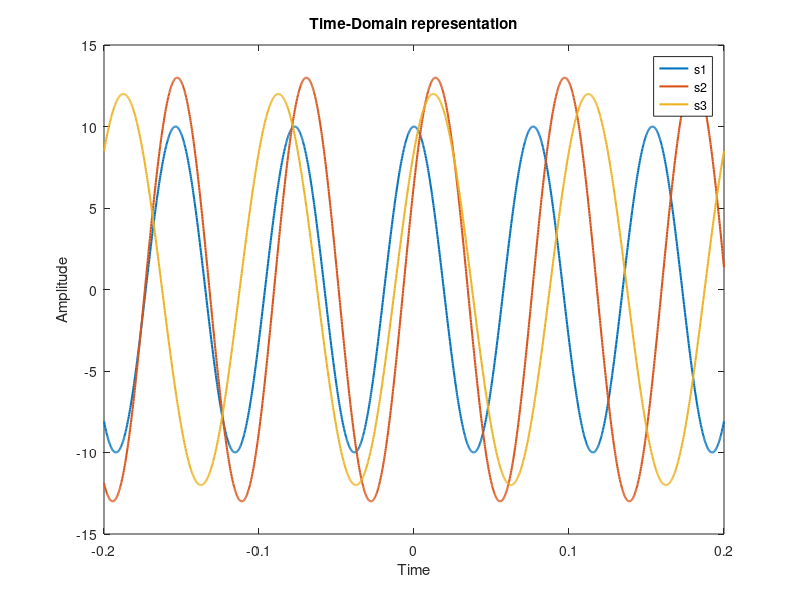

Write MATLAB code to recreate this figure.
fs=5000;
t = -0.2:1/fs:0.2;
A1= 10;
A2= 13;
A3= 12;
f1= 13;
f2= 12;
f3= 10;

s1=A1*sin((2*pi*f1*t)+pi/2);
s2=A2*cos((2*pi*f2*t)-pi/3);
s3=A3*sin((2*pi*f3*t)+pi/4);
plot(t,s1,'linewidth',1.5);
hold on
plot(t,s2,'linewidth',1.5);
hold on
plot(t,s3,'linewidth',1.5);
xlabel('Time')
ylabel('Amplitude')
title('Time-Domain representation')
legend('s1','s2','s3');
